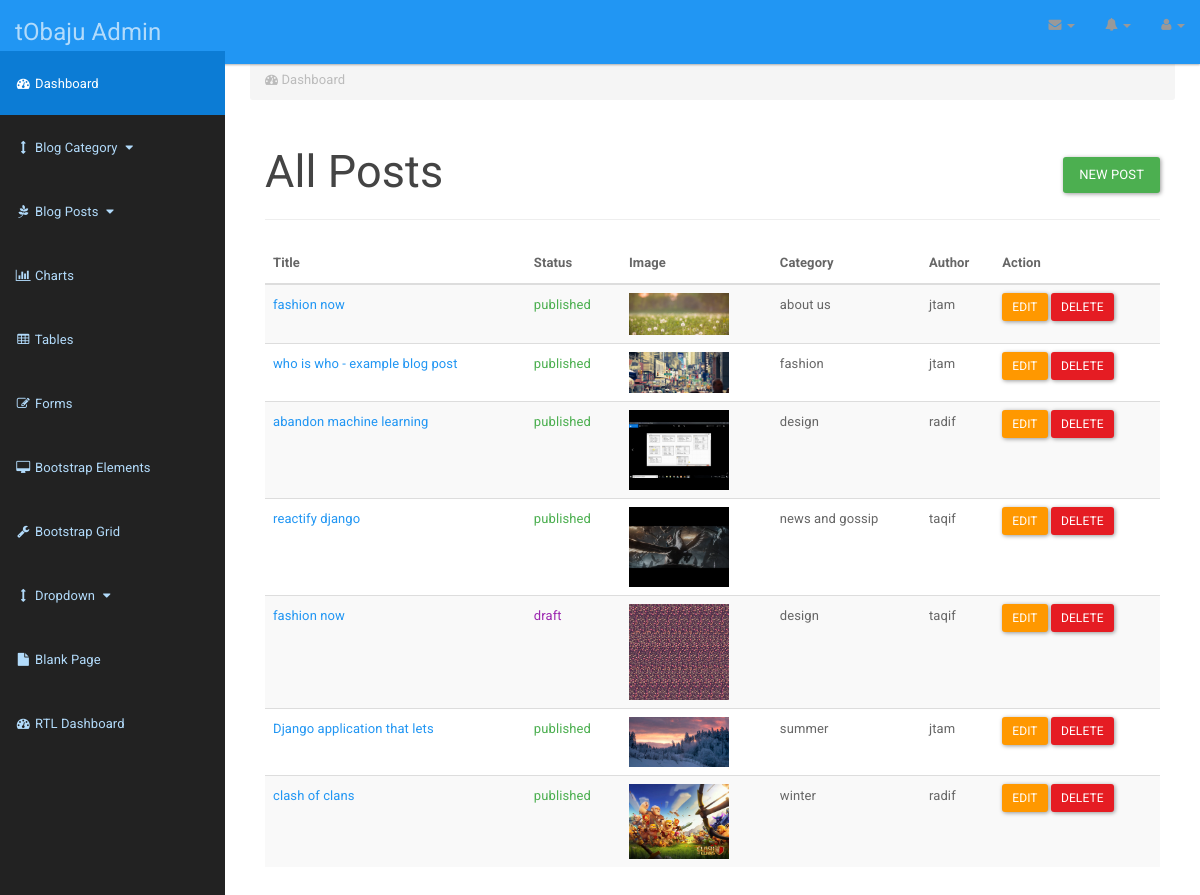
/dashboard/posts_list/, run on the app's committed database.
### blog/models.py (models this page shows)
class Post(models.Model):
    CHOICES = (
        ('draft', 'Draft'),
        ('published', 'Published'),
    )
    title = models.CharField(max_length=250)
    subtitle = models.TextField(blank=True, null=True)
    description = models.TextField()
    category = models.ForeignKey(PostCategory, on_delete=models.CASCADE)
    user = models.ForeignKey(settings.AUTH_USER_MODEL, null=True, blank=True)
    image = models.ImageField(upload_to='blog/post/%Y/%m/%d/')
    status = models.CharField(choices=CHOICES, max_length=20)
    create = models.DateTimeField(auto_now_add=True)
    update = models.DateTimeField(auto_now=True)

class PostCategory(models.Model):
    CHOICES = (
        ('draft', 'Draft'),
        ('published', 'Published'),
    )
    name = models.CharField(max_length=250)
    description = models.TextField()
    image = models.ImageField(upload_to='blog/category/%Y/%m/%d/')
    status = models.CharField(choices=CHOICES, max_length=20)
    create = models.DateTimeField(auto_now_add=True)
    update = models.DateTimeField(auto_now=True)
    class Meta:
        verbose_name = 'category'
        verbose_name_plural = 'Post Categories'
    def __str__(self):
        return self.name

### dashboard/views.py (the view)
def posts_list(request):
    posts = Post.objects.all()
    template = 'dashboard/blog/post/posts-list.html'
    context = {
        'posts': posts,
    }
    return render(request, template, context)

### templates/dashboard/blog/post/posts-list.html (shortened to what this page needs)
{% extends 'dashboard/dashboard-base.html' %}
{% block content %}
<div class="col-md-12">
        <h2>All Posts <span class="pull-right"><a href="{% url 'dashboard:add_post' %}" class="btn btn-success">New Post</a></span></h2>
        <hr/>
        <div class="table-responsive">
            <table class="table table-hover table-striped">
                <thead>
                <tr>
                    <th>Title</th>
                    <th>Status</th>
                    <th>Image</th>
                    <th>Category</th>
                    <th>Author</th>
                    <th>Action</th>
                </tr>
                </thead>
                <tbody>
                {% for post in posts %}
                    <tr>
                        <td><a href="{% url 'blog:blog_detail' post.pk %}" target="_blank">{{ post.title }}</a></td>
                        <td class="{% if post.status == 'published' %}text-success{% else %}text-info{% endif %}">{{ post.status }}</td>
                        <td><img src="{{ post.image.url }}" alt="" style="width: 100px; height: auto"/></td>
                        <td>{{ post.category }}</td>
                        <td>{{ post.user }}</td>
                        <td><a href="{% url 'dashboard:edit_blog_post' post.pk %}" class="btn btn-warning btn-sm">Edit</a> <a href="{% url 'dashboard:delete_blog_post' post.pk %}" class="btn btn-danger btn-sm" onclick="return confirm_delete()">Delete</a></td>
                    </tr>
                {% endfor %}
                </tbody>
            </table>
        </div>
    </div>
{% endblock %}

### static/dashboard/css/sb-admin.css (style rules this page uses)
body { margin-top: 100px; background-color: #222; }
@media (min-width:768px) { body { margin-top: 50px; } }

### data on the page
Post: title "fashion now", status "published", image (picture), category "about us", user "jtam"
Post: title "who is who - example blog post", status "published", image (picture), category "fashion", user "jtam"
Post: title "abandon machine learning", status "published", image (picture), category "design", user "radif"
Post: title "reactify django", status "published", image (picture), category "news and gossip", user "taqif"
Post: title "fashion now", status "draft", image (picture), category "design", user "taqif"
Post: title "Django application that lets", status "published", image (picture), category "summer", user "jtam"
Post: title "clash of clans", status "published", image (picture), category "winter", user "radif"
